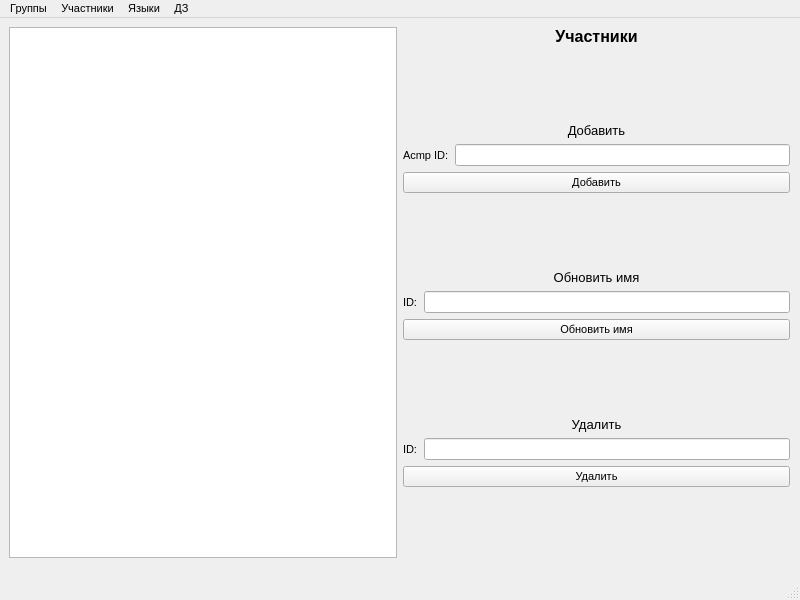
<?xml version="1.0" encoding="UTF-8"?>
<ui version="4.0">
 <class>MainWindow</class>
 <widget class="QMainWindow" name="MainWindow">
  <property name="geometry">
   <rect>
    <x>0</x>
    <y>0</y>
    <width>800</width>
    <height>600</height>
   </rect>
  </property>
  <property name="font">
   <font>
    <pointsize>8</pointsize>
   </font>
  </property>
  <property name="windowTitle">
   <string>Парсер сайтов по ОИ</string>
  </property>
  <widget class="QWidget" name="centralwidget">
   <widget class="QWidget" name="horizontalLayoutWidget">
    <property name="geometry">
     <rect>
      <x>9</x>
      <y>9</y>
      <width>781</width>
      <height>531</height>
     </rect>
    </property>
    <layout class="QHBoxLayout" name="horizontalLayout">
     <item>
      <widget class="QTableWidget" name="table"/>
     </item>
     <item>
      <layout class="QVBoxLayout" name="verticalLayout">
       <item>
        <widget class="QLabel" name="label_4">
         <property name="font">
          <font>
           <pointsize>12</pointsize>
           <weight>75</weight>
           <bold>true</bold>
          </font>
         </property>
         <property name="text">
          <string>Участники</string>
         </property>
         <property name="alignment">
          <set>Qt::AlignCenter</set>
         </property>
        </widget>
       </item>
       <item>
        <spacer name="verticalSpacer_3">
         <property name="orientation">
          <enum>Qt::Vertical</enum>
         </property>
         <property name="sizeHint" stdset="0">
          <size>
           <width>20</width>
           <height>40</height>
          </size>
         </property>
        </spacer>
       </item>
       <item>
        <widget class="QLabel" name="label">
         <property name="font">
          <font>
           <pointsize>10</pointsize>
          </font>
         </property>
         <property name="text">
          <string>Добавить</string>
         </property>
         <property name="alignment">
          <set>Qt::AlignCenter</set>
         </property>
        </widget>
       </item>
       <item>
        <layout class="QHBoxLayout" name="horizontalLayout_3">
         <item>
          <layout class="QVBoxLayout" name="verticalLayout_4">
           <item>
            <widget class="QLabel" name="label_6">
             <property name="text">
              <string>Acmp ID:</string>
             </property>
            </widget>
           </item>
          </layout>
         </item>
         <item>
          <layout class="QVBoxLayout" name="verticalLayout_5">
           <item>
            <widget class="QLineEdit" name="line1"/>
           </item>
          </layout>
         </item>
        </layout>
       </item>
       <item>
        <widget class="QPushButton" name="btn1">
         <property name="text">
          <string>Добавить</string>
         </property>
        </widget>
       </item>
       <item>
        <spacer name="verticalSpacer">
         <property name="orientation">
          <enum>Qt::Vertical</enum>
         </property>
         <property name="sizeHint" stdset="0">
          <size>
           <width>20</width>
           <height>40</height>
          </size>
         </property>
        </spacer>
       </item>
       <item>
        <widget class="QLabel" name="label_2">
         <property name="font">
          <font>
           <pointsize>10</pointsize>
          </font>
         </property>
         <property name="text">
          <string>Обновить имя</string>
         </property>
         <property name="alignment">
          <set>Qt::AlignCenter</set>
         </property>
        </widget>
       </item>
       <item>
        <layout class="QHBoxLayout" name="horizontalLayout_2">
         <item>
          <layout class="QVBoxLayout" name="verticalLayout_2">
           <item>
            <widget class="QLabel" name="label_3">
             <property name="text">
              <string>ID:</string>
             </property>
            </widget>
           </item>
          </layout>
         </item>
         <item>
          <layout class="QVBoxLayout" name="verticalLayout_3">
           <item>
            <widget class="QLineEdit" name="line2"/>
           </item>
          </layout>
         </item>
        </layout>
       </item>
       <item>
        <widget class="QPushButton" name="btn2">
         <property name="text">
          <string>Обновить имя</string>
         </property>
        </widget>
       </item>
       <item>
        <spacer name="verticalSpacer_2">
         <property name="orientation">
          <enum>Qt::Vertical</enum>
         </property>
         <property name="sizeHint" stdset="0">
          <size>
           <width>20</width>
           <height>40</height>
          </size>
         </property>
        </spacer>
       </item>
       <item>
        <widget class="QLabel" name="label_5">
         <property name="font">
          <font>
           <pointsize>10</pointsize>
          </font>
         </property>
         <property name="text">
          <string>Удалить</string>
         </property>
         <property name="alignment">
          <set>Qt::AlignCenter</set>
         </property>
        </widget>
       </item>
       <item>
        <layout class="QHBoxLayout" name="horizontalLayout_4">
         <item>
          <layout class="QVBoxLayout" name="verticalLayout_6">
           <item>
            <widget class="QLabel" name="label_7">
             <property name="text">
              <string>ID:</string>
             </property>
            </widget>
           </item>
          </layout>
         </item>
         <item>
          <layout class="QVBoxLayout" name="verticalLayout_7">
           <item>
            <widget class="QLineEdit" name="line3"/>
           </item>
          </layout>
         </item>
        </layout>
       </item>
       <item>
        <widget class="QPushButton" name="btn3">
         <property name="text">
          <string>Удалить</string>
         </property>
        </widget>
       </item>
       <item>
        <spacer name="verticalSpacer_4">
         <property name="orientation">
          <enum>Qt::Vertical</enum>
         </property>
         <property name="sizeHint" stdset="0">
          <size>
           <width>20</width>
           <height>40</height>
          </size>
         </property>
        </spacer>
       </item>
      </layout>
     </item>
    </layout>
   </widget>
  </widget>
  <widget class="QMenuBar" name="menubar">
   <property name="geometry">
    <rect>
     <x>0</x>
     <y>0</y>
     <width>800</width>
     <height>21</height>
    </rect>
   </property>
   <widget class="QMenu" name="menu_1">
    <property name="title">
     <string>Группы</string>
    </property>
   </widget>
   <widget class="QMenu" name="menu_2">
    <property name="title">
     <string>Участники</string>
    </property>
   </widget>
   <widget class="QMenu" name="menu_3">
    <property name="title">
     <string>Языки</string>
    </property>
   </widget>
   <widget class="QMenu" name="menu_4">
    <property name="title">
     <string>ДЗ</string>
    </property>
   </widget>
   <addaction name="menu_1"/>
   <addaction name="menu_2"/>
   <addaction name="menu_3"/>
   <addaction name="menu_4"/>
  </widget>
  <widget class="QStatusBar" name="statusbar"/>
  <action name="actionAdd">
   <property name="text">
    <string>add</string>
   </property>
  </action>
  <action name="action">
   <property name="text">
    <string>Настройки</string>
   </property>
  </action>
  <action name="action_3">
   <property name="text">
    <string>Настройки</string>
   </property>
  </action>
 </widget>
 <resources/>
 <connections/>
</ui>
